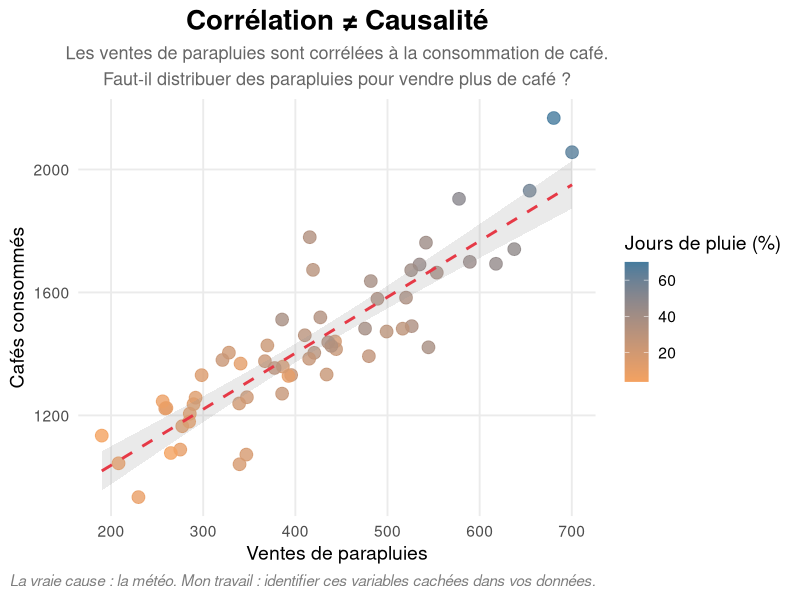

R code for this plot:
## ---- chunk 1
#| echo: false
#| message: false
#| warning: false
#| fig-width: 10
#| fig-height: 6
#| fig-align: center

# Visualisation "Corrélation vs Causalité"
# Exemple léger : parapluies et cafés

library(ggplot2)

set.seed(69)

# Simuler des données où corrélation ≠ causalité
# Variable cachée : la météo (pluie)
n <- 60
pluie <- rbeta(n, 2, 5) * 100  # % de jours de pluie dans le mois

# Quand il pleut : plus de parapluies vendus, plus de cafés bus (on se réchauffe)
parapluies <- 200 + 8 * pluie + rnorm(n, sd = 50)
cafes <- 1000 + 15 * pluie + rnorm(n, sd = 100)

data <- data.frame(
  parapluies = parapluies,
  cafes = cafes,
  pluie = pluie
)

# Graphique montrant la fausse corrélation
ggplot(data, aes(x = parapluies, y = cafes)) +
  geom_point(aes(color = pluie), size = 4, alpha = 0.8) +
  geom_smooth(method = "lm", se = TRUE, color = "#e63946", linetype = "dashed", alpha = 0.2) +
  scale_color_gradient(low = "#f4a261", high = "#457b9d", name = "Jours de pluie (%)") +
  labs(
    title = "Corrélation ≠ Causalité",
    subtitle = "Les ventes de parapluies sont corrélées à la consommation de café.\nFaut-il distribuer des parapluies pour vendre plus de café ?",
    x = "Ventes de parapluies",
    y = "Cafés consommés",
    caption = "La vraie cause : la météo. Mon travail : identifier ces variables cachées dans vos données."
  ) +
  theme_minimal(base_size = 14) +
  theme(
    plot.title = element_text(face = "bold", size = 20, hjust = 0.5),
    plot.subtitle = element_text(color = "gray40", size = 13, hjust = 0.5, lineheight = 1.2),
    plot.caption = element_text(color = "gray50", face = "italic", size = 11),
    legend.position = "right",
    panel.grid.minor = element_blank()
  )
